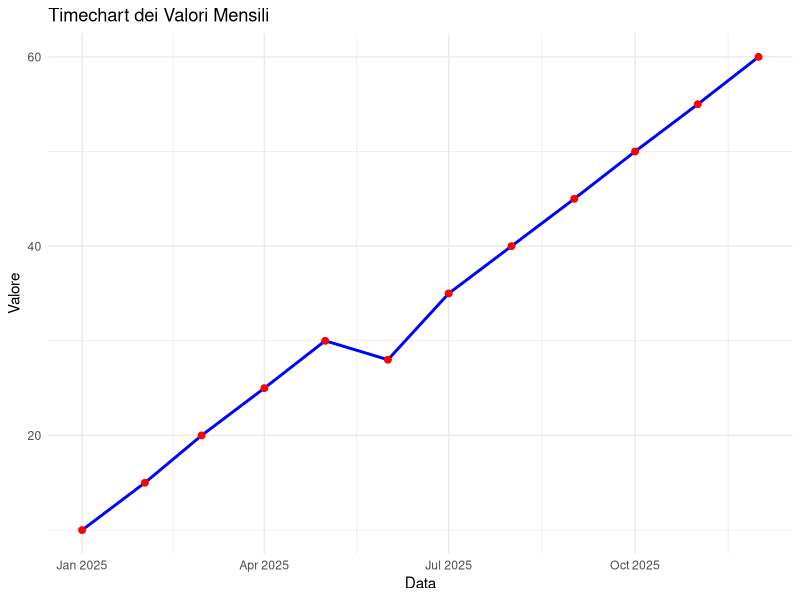

Here is the R script that generated this plot:
# Caricare le librerie necessarie
library(ggplot2)
library(lubridate)

# Creare un dataset di esempio
data <- data.frame(
  date = seq(as.Date("2025-01-01"), by = "month", length.out = 12),  # Date mensili
  value = c(10, 15, 20, 25, 30, 28, 35, 40, 45, 50, 55, 60)  # Valori corrispondenti
)

# Creare il timechart
timechart <- ggplot(data, aes(x = date, y = value)) +
  geom_line(color = "blue", linewidth = 1) +  # Aggiungere la linea (usando linewidth)
  geom_point(color = "red", size = 2) +  # Aggiungere i punti
  labs(title = "Timechart dei Valori Mensili",
       x = "Data",
       y = "Valore") +
  theme_minimal()  # Tema minimalista

# Salvare il timechart come file PNG
ggsave("timechart.png", plot = timechart, width = 10, height = 6)

# Stampa un messaggio di conferma
cat("Il timechart è stato salvato come timechart.png\n")